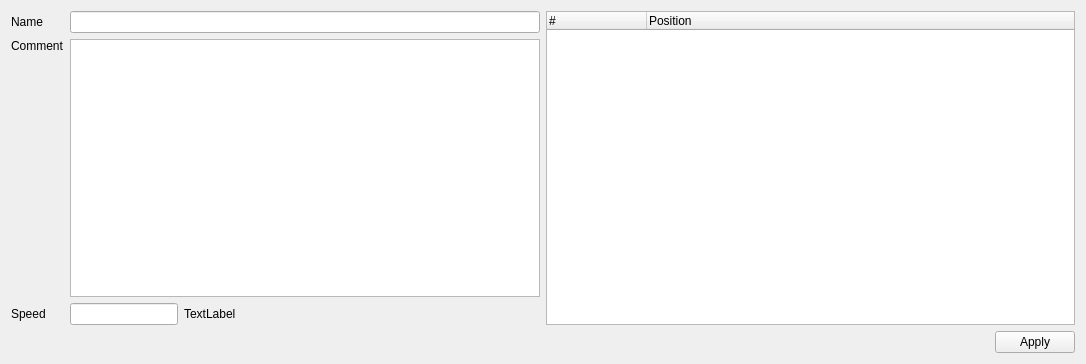
<?xml version="1.0" encoding="UTF-8"?>
<ui version="4.0">
 <class>IOverlayDistanceEditWidget</class>
 <widget class="QWidget" name="IOverlayDistanceEditWidget">
  <property name="geometry">
   <rect>
    <x>0</x>
    <y>0</y>
    <width>1086</width>
    <height>364</height>
   </rect>
  </property>
  <property name="windowTitle">
   <string>Form</string>
  </property>
  <layout class="QVBoxLayout" name="verticalLayout">
   <item>
    <layout class="QHBoxLayout" name="horizontalLayout_2">
     <item>
      <layout class="QGridLayout" name="gridLayout">
       <item row="0" column="0">
        <widget class="QLabel" name="label">
         <property name="text">
          <string>Name</string>
         </property>
        </widget>
       </item>
       <item row="0" column="1">
        <widget class="QLineEdit" name="lineName"/>
       </item>
       <item row="1" column="0">
        <widget class="QLabel" name="label_2">
         <property name="text">
          <string>Comment</string>
         </property>
         <property name="alignment">
          <set>Qt::AlignLeading|Qt::AlignLeft|Qt::AlignTop</set>
         </property>
        </widget>
       </item>
       <item row="1" column="1">
        <widget class="QTextEdit" name="textComment"/>
       </item>
       <item row="2" column="0">
        <widget class="QLabel" name="label_4">
         <property name="text">
          <string>Speed</string>
         </property>
        </widget>
       </item>
       <item row="2" column="1">
        <layout class="QHBoxLayout" name="horizontalLayout">
         <item>
          <widget class="QLineEdit" name="lineSpeed">
           <property name="sizePolicy">
            <sizepolicy hsizetype="Minimum" vsizetype="Fixed">
             <horstretch>0</horstretch>
             <verstretch>0</verstretch>
            </sizepolicy>
           </property>
           <property name="text">
            <string/>
           </property>
           <property name="maxLength">
            <number>5</number>
           </property>
          </widget>
         </item>
         <item>
          <widget class="QLabel" name="labelUnit">
           <property name="text">
            <string>TextLabel</string>
           </property>
          </widget>
         </item>
         <item>
          <spacer name="horizontalSpacer">
           <property name="orientation">
            <enum>Qt::Horizontal</enum>
           </property>
           <property name="sizeHint" stdset="0">
            <size>
             <width>38</width>
             <height>18</height>
            </size>
           </property>
          </spacer>
         </item>
        </layout>
       </item>
      </layout>
     </item>
     <item>
      <widget class="QTreeWidget" name="treeWidget">
       <property name="contextMenuPolicy">
        <enum>Qt::CustomContextMenu</enum>
       </property>
       <property name="selectionMode">
        <enum>QAbstractItemView::ExtendedSelection</enum>
       </property>
       <property name="rootIsDecorated">
        <bool>false</bool>
       </property>
       <column>
        <property name="text">
         <string notr="true">#</string>
        </property>
       </column>
       <column>
        <property name="text">
         <string>Position</string>
        </property>
       </column>
      </widget>
     </item>
    </layout>
   </item>
   <item>
    <widget class="QDialogButtonBox" name="buttonBox">
     <property name="standardButtons">
      <set>QDialogButtonBox::Apply</set>
     </property>
    </widget>
   </item>
  </layout>
 </widget>
 <resources/>
 <connections/>
</ui>
